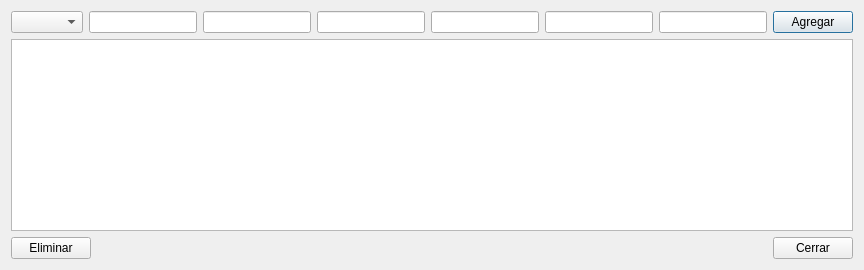
<?xml version="1.0" encoding="UTF-8"?>
<ui version="4.0">
 <class>DispositivosDialog</class>
 <widget class="QDialog" name="DispositivosDialog">
  <property name="windowTitle">
   <string>Dispositivos</string>
  </property>
  <layout class="QVBoxLayout" name="verticalLayout">
   <item>
    <layout class="QHBoxLayout" name="layoutInputs">
     <item>
      <widget class="QComboBox" name="comboCliente"/>
     </item>
     <item>
      <widget class="QLineEdit" name="lineEditMarca"/>
     </item>
    <item>
      <widget class="QLineEdit" name="lineEditModelo"/>
     </item>
     <item>
      <widget class="QLineEdit" name="lineEditIMEI"/>
     </item>
     <item>
      <widget class="QLineEdit" name="lineEditSerie"/>
     </item>
     <item>
      <widget class="QLineEdit" name="lineEditColor"/>
     </item>
     <item>
      <widget class="QLineEdit" name="lineEditAccesorios"/>
     </item>
     <item>
      <widget class="QPushButton" name="btnAgregar">
       <property name="text">
        <string>Agregar</string>
       </property>
      </widget>
     </item>
    </layout>
   </item>
   <item>
    <widget class="QTableView" name="tableDispositivos">
     <property name="selectionBehavior">
      <enum>QAbstractItemView::SelectRows</enum>
     </property>
    </widget>
   </item>
   <item>
    <layout class="QHBoxLayout" name="layoutButtons">
     <item>
      <widget class="QPushButton" name="btnEliminar">
       <property name="text">
        <string>Eliminar</string>
       </property>
      </widget>
     </item>
     <item>
      <spacer name="horizontalSpacer">
       <property name="orientation">
        <enum>Qt::Horizontal</enum>
       </property>
       <property name="sizeHint" stdset="0">
        <size>
         <width>40</width>
         <height>20</height>
        </size>
       </property>
      </spacer>
     </item>
     <item>
      <widget class="QPushButton" name="btnCerrar">
       <property name="text">
        <string>Cerrar</string>
       </property>
      </widget>
     </item>
    </layout>
   </item>
  </layout>
 </widget>
 <resources/>
 <connections/>
</ui>
